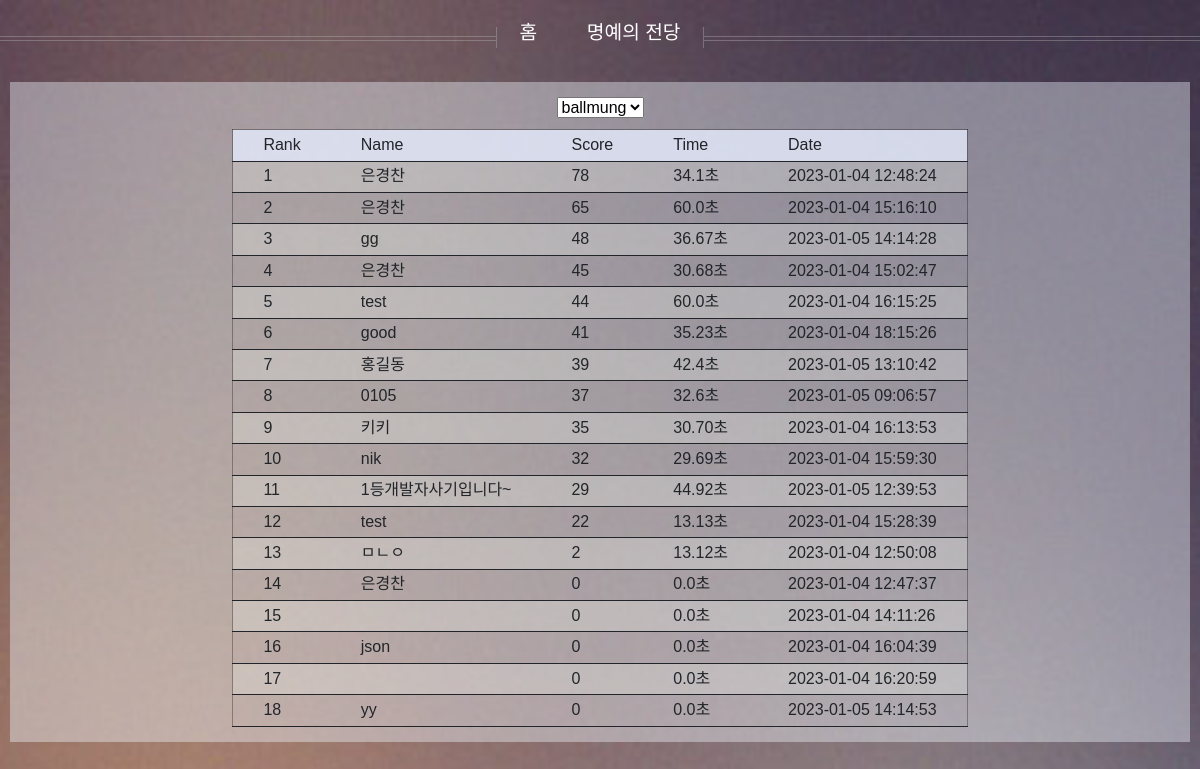
Before: /rank/ with the older database file.
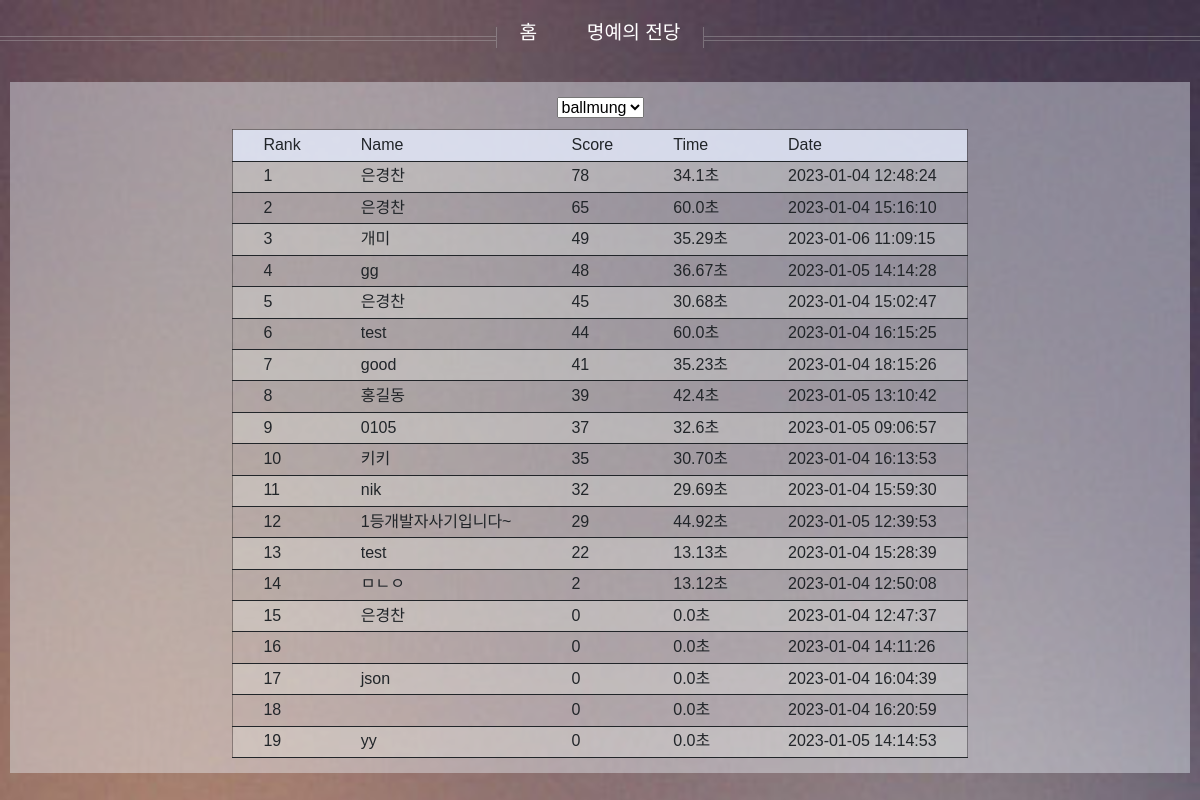
After: the same page with the newer database file.
### ballmungApp/models.py (models this page shows)
class rankInfo(models.Model):
    nickname = models.CharField(max_length=100, default="")
    score = models.IntegerField()
    clearTime = models.IntegerField()
    regiDate = models.CharField(max_length=100)

### mainApp/views.py (the view)
# urls.py: path("rank/", ballmungViews.rank, name="rank"),
def rank(request):
    if request.method == "GET":
        rankinfo = rankInfo.objects.all()
        rankinfo = rankinfo.order_by("-score", "clearTime") #-score 역순
        page_info = {
            "startPage" : 1,
            "endPage" : 10,
            "underPageCount" : 10, #하단 페이지의 보여질 개수
            "currentPage" : 1,
            "totalPage" : 0,
            "countPerPage" : 30, #페이지당 보여질 데이터수
        }
        page_info["currentPage"] = request.GET.get("page")
        if not page_info["currentPage"]: #현재페이지를 가져오지 못하면 1페이지를 보여줌
            page_info["currentPage"] = 1
        else:
            page_info["currentPage"] = int(page_info["currentPage"]) #숫자로 형변환
            if page_info["currentPage"] <= 0:
                page_info["currentPage"] = 1
        page_info["totalPage"] = (rankinfo.count() // page_info["countPerPage"]) + 1
        if (rankinfo.count() % page_info["countPerPage"]) == 0: #한페이지에 보여질 수에 딱 맞아 떨어지면 1을 빼줘야됨
            page_info["totalPage"] -= 1
        page_info["startPage"] = (page_info["currentPage"] // page_info["underPageCount"]) * page_info["underPageCount"] + 1
        page_info["endPage"] = page_info["startPage"] + page_info["underPageCount"] - 1
        if page_info["endPage"] > page_info["totalPage"]: #끝 페이지가 전체페이지수를 넘어가면
            page_info["endPage"] = page_info["totalPage"]
        pageRange = range(page_info["startPage"], page_info["endPage"]+1)
        paginator = Paginator(rankinfo, page_info["countPerPage"])  # 한페이지당 보여질 개수(데이터, 개수)
        rankinfo_s = paginator.get_page(page_info["currentPage"]) # 몇 페이지를 보여줄지 저장(1페이지의 10개의 데이터가 저장)
        print(rankinfo_s)
        return render(request, "mainApp/rank.html", {"rankdata":rankinfo_s, "page_info":page_info, "pageRange":pageRange})
    elif request.method == "POST":
        return render(request, "mainApp/main.html")

### ballmungApp/templatetags/rank_filter.py (called while the page is built)
@register.filter
def rank_filter(value, arg):
    rank = value + (arg - 1) * 10
    return rank

### ballmungApp/templatetags/time_filter.py (called while the page is built)
@register.filter
def time_filter(value):
    text = "{f}.{b}초"
    return text.format(f=(value//100), b=(value%100))

### mainApp/templates/mainApp/rank.html (shortened to what this page needs)
<!DOCTYPE html>
<html lang="en">
<head>
    <link href="https://cdn.jsdelivr.net/npm/bootstrap@5.2.3/dist/css/bootstrap.min.css" rel="stylesheet">
    <link rel="stylesheet" href="/static/ballmungApp/css/mainApp_rank.css">
</head>
<body>
    {% include "nav.html" %}
    <div class="wrapper">
        <div class="dropdown">
            <select name="select" id="gameSelect">
                <option value="ballmung">ballmung</option>
            </select>
        </div>
        <div id="rankTable">
            {% include "mainApp/ballmung_rank.html" %}
        </div>
    </div>
</body>
</html>

### mainApp/templates/mainApp/ballmung_rank.html
<table>
    <thead>
        <tr>
            <th>Rank</th>
            <th>Name</th>
            <th>Score</th>
            <th>Time</th>
            <th>Date</th>
        </tr>
    </thead>
    <tbody>
        {% load time_filter %}
        {% load rank_filter %}
        {% for rd in rankdata %}
            <tr>
                <td>{{ forloop.counter | rank_filter:page_info.currentPage}}</td>
                <td>{{ rd.nickname }}</td>
                <td>{{ rd.score }}</td>
                <td>{{ rd.clearTime | time_filter }}</td>
                <td>{{ rd.regiDate }}</td>
            </tr>
        {% endfor %}
    </tbody>
</table>

Changed rows visible on the page:
added rankInfo: nickname "개미", score "49", clearTime "35.29초", regiDate "2023-01-06 11:09:15"
